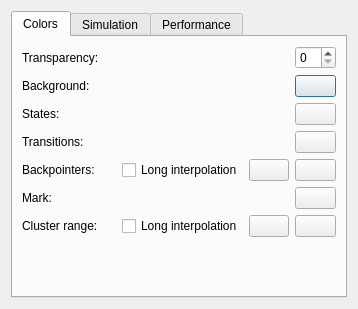
<?xml version="1.0" encoding="UTF-8"?>
<ui version="4.0">
 <class>SettingsDialog</class>
 <widget class="QDialog" name="SettingsDialog">
  <property name="geometry">
   <rect>
    <x>0</x>
    <y>0</y>
    <width>358</width>
    <height>309</height>
   </rect>
  </property>
  <property name="windowTitle">
   <string>Settings</string>
  </property>
  <layout class="QGridLayout" name="gridLayout_3">
   <item row="0" column="0">
    <widget class="QTabWidget" name="tabWidget">
     <property name="currentIndex">
      <number>0</number>
     </property>
     <widget class="QWidget" name="tab_2">
      <attribute name="title">
       <string>Colors</string>
      </attribute>
      <layout class="QGridLayout" name="gridLayout">
       <item row="0" column="0">
        <widget class="QLabel" name="label_10">
         <property name="text">
          <string>Transparency:</string>
         </property>
         <property name="buddy">
          <cstring>transparency</cstring>
         </property>
        </widget>
       </item>
       <item row="0" column="1">
        <spacer name="horizontalSpacer_16">
         <property name="orientation">
          <enum>Qt::Horizontal</enum>
         </property>
         <property name="sizeHint" stdset="0">
          <size>
           <width>40</width>
           <height>20</height>
          </size>
         </property>
        </spacer>
       </item>
       <item row="0" column="4">
        <widget class="QSpinBox" name="transparency"/>
       </item>
       <item row="1" column="0">
        <widget class="QLabel" name="label_11">
         <property name="text">
          <string>Background:</string>
         </property>
         <property name="buddy">
          <cstring>backgroundColor</cstring>
         </property>
        </widget>
       </item>
       <item row="1" column="1">
        <spacer name="horizontalSpacer_15">
         <property name="orientation">
          <enum>Qt::Horizontal</enum>
         </property>
         <property name="sizeHint" stdset="0">
          <size>
           <width>40</width>
           <height>20</height>
          </size>
         </property>
        </spacer>
       </item>
       <item row="1" column="4">
        <widget class="QPushButton" name="backgroundColor">
         <property name="text">
          <string/>
         </property>
        </widget>
       </item>
       <item row="2" column="0">
        <widget class="QLabel" name="label_12">
         <property name="text">
          <string>States:</string>
         </property>
         <property name="buddy">
          <cstring>stateColor</cstring>
         </property>
        </widget>
       </item>
       <item row="2" column="1">
        <spacer name="horizontalSpacer_14">
         <property name="orientation">
          <enum>Qt::Horizontal</enum>
         </property>
         <property name="sizeHint" stdset="0">
          <size>
           <width>40</width>
           <height>20</height>
          </size>
         </property>
        </spacer>
       </item>
       <item row="2" column="4">
        <widget class="QPushButton" name="stateColor">
         <property name="text">
          <string/>
         </property>
        </widget>
       </item>
       <item row="3" column="0">
        <widget class="QLabel" name="label_13">
         <property name="text">
          <string>Transitions:</string>
         </property>
         <property name="buddy">
          <cstring>transitionColor</cstring>
         </property>
        </widget>
       </item>
       <item row="3" column="1">
        <spacer name="horizontalSpacer_13">
         <property name="orientation">
          <enum>Qt::Horizontal</enum>
         </property>
         <property name="sizeHint" stdset="0">
          <size>
           <width>40</width>
           <height>20</height>
          </size>
         </property>
        </spacer>
       </item>
       <item row="3" column="4">
        <widget class="QPushButton" name="transitionColor">
         <property name="text">
          <string/>
         </property>
        </widget>
       </item>
       <item row="4" column="0">
        <widget class="QLabel" name="label_14">
         <property name="text">
          <string>Backpointers:</string>
         </property>
         <property name="buddy">
          <cstring>backpointerColorTo</cstring>
         </property>
        </widget>
       </item>
       <item row="4" column="1">
        <spacer name="horizontalSpacer_12">
         <property name="orientation">
          <enum>Qt::Horizontal</enum>
         </property>
         <property name="sizeHint" stdset="0">
          <size>
           <width>40</width>
           <height>20</height>
          </size>
         </property>
        </spacer>
       </item>
       <item row="4" column="2">
        <widget class="QCheckBox" name="longInterpolation_transition">
         <property name="text">
          <string>Long interpolation</string>
         </property>
        </widget>
       </item>
       <item row="4" column="3">
        <widget class="QPushButton" name="backpointerColorFrom">
         <property name="text">
          <string/>
         </property>
        </widget>
       </item>
       <item row="4" column="4">
        <widget class="QPushButton" name="backpointerColorTo">
         <property name="text">
          <string/>
         </property>
        </widget>
       </item>
       <item row="5" column="0">
        <widget class="QLabel" name="label_15">
         <property name="text">
          <string>Mark:</string>
         </property>
         <property name="buddy">
          <cstring>markColor</cstring>
         </property>
        </widget>
       </item>
       <item row="5" column="1">
        <spacer name="horizontalSpacer_11">
         <property name="orientation">
          <enum>Qt::Horizontal</enum>
         </property>
         <property name="sizeHint" stdset="0">
          <size>
           <width>40</width>
           <height>20</height>
          </size>
         </property>
        </spacer>
       </item>
       <item row="5" column="4">
        <widget class="QPushButton" name="markColor">
         <property name="text">
          <string/>
         </property>
        </widget>
       </item>
       <item row="6" column="0">
        <widget class="QLabel" name="label_16">
         <property name="text">
          <string>Cluster range:</string>
         </property>
        </widget>
       </item>
       <item row="6" column="1">
        <spacer name="horizontalSpacer_10">
         <property name="orientation">
          <enum>Qt::Horizontal</enum>
         </property>
         <property name="sizeHint" stdset="0">
          <size>
           <width>40</width>
           <height>20</height>
          </size>
         </property>
        </spacer>
       </item>
       <item row="6" column="2">
        <widget class="QCheckBox" name="longInterpolation">
         <property name="text">
          <string>Long interpolation</string>
         </property>
        </widget>
       </item>
       <item row="6" column="3">
        <widget class="QPushButton" name="clusterColorTop">
         <property name="text">
          <string/>
         </property>
        </widget>
       </item>
       <item row="6" column="4">
        <widget class="QPushButton" name="clusterColorBottom">
         <property name="text">
          <string/>
         </property>
        </widget>
       </item>
       <item row="7" column="0">
        <spacer name="verticalSpacer_3">
         <property name="orientation">
          <enum>Qt::Vertical</enum>
         </property>
         <property name="sizeHint" stdset="0">
          <size>
           <width>20</width>
           <height>41</height>
          </size>
         </property>
        </spacer>
       </item>
      </layout>
     </widget>
     <widget class="QWidget" name="tab_3">
      <attribute name="title">
       <string>Simulation</string>
      </attribute>
      <layout class="QHBoxLayout" name="horizontalLayout_4">
       <item>
        <layout class="QGridLayout" name="gridLayout_2">
         <item row="0" column="0">
          <widget class="QLabel" name="label_6">
           <property name="text">
            <string>Previous states/transitions:</string>
           </property>
           <property name="buddy">
            <cstring>simulationHistoryColor</cstring>
           </property>
          </widget>
         </item>
         <item row="0" column="1">
          <spacer name="horizontalSpacer">
           <property name="orientation">
            <enum>Qt::Horizontal</enum>
           </property>
           <property name="sizeHint" stdset="0">
            <size>
             <width>40</width>
             <height>20</height>
            </size>
           </property>
          </spacer>
         </item>
         <item row="0" column="2">
          <widget class="QPushButton" name="simulationHistoryColor">
           <property name="text">
            <string/>
           </property>
          </widget>
         </item>
         <item row="1" column="0">
          <widget class="QLabel" name="label_7">
           <property name="text">
            <string>Current state:</string>
           </property>
           <property name="buddy">
            <cstring>simulationCurrentStateColor</cstring>
           </property>
          </widget>
         </item>
         <item row="1" column="1">
          <spacer name="horizontalSpacer_2">
           <property name="orientation">
            <enum>Qt::Horizontal</enum>
           </property>
           <property name="sizeHint" stdset="0">
            <size>
             <width>40</width>
             <height>20</height>
            </size>
           </property>
          </spacer>
         </item>
         <item row="1" column="2">
          <widget class="QPushButton" name="simulationCurrentStateColor">
           <property name="text">
            <string/>
           </property>
          </widget>
         </item>
         <item row="2" column="0">
          <widget class="QLabel" name="label_8">
           <property name="text">
            <string>Selected state/transition:</string>
           </property>
           <property name="buddy">
            <cstring>simulationSelectedColor</cstring>
           </property>
          </widget>
         </item>
         <item row="2" column="1">
          <spacer name="horizontalSpacer_3">
           <property name="orientation">
            <enum>Qt::Horizontal</enum>
           </property>
           <property name="sizeHint" stdset="0">
            <size>
             <width>40</width>
             <height>20</height>
            </size>
           </property>
          </spacer>
         </item>
         <item row="2" column="2">
          <widget class="QPushButton" name="simulationSelectedColor">
           <property name="text">
            <string/>
           </property>
          </widget>
         </item>
         <item row="3" column="0">
          <widget class="QLabel" name="label_9">
           <property name="text">
            <string>Possible states/transitions:</string>
           </property>
           <property name="buddy">
            <cstring>simulationNextStateColor</cstring>
           </property>
          </widget>
         </item>
         <item row="3" column="1">
          <spacer name="horizontalSpacer_4">
           <property name="orientation">
            <enum>Qt::Horizontal</enum>
           </property>
           <property name="sizeHint" stdset="0">
            <size>
             <width>40</width>
             <height>20</height>
            </size>
           </property>
          </spacer>
         </item>
         <item row="3" column="2">
          <widget class="QPushButton" name="simulationNextStateColor">
           <property name="text">
            <string/>
           </property>
          </widget>
         </item>
         <item row="4" column="0">
          <spacer name="verticalSpacer">
           <property name="orientation">
            <enum>Qt::Vertical</enum>
           </property>
           <property name="sizeHint" stdset="0">
            <size>
             <width>20</width>
             <height>40</height>
            </size>
           </property>
          </spacer>
         </item>
        </layout>
       </item>
      </layout>
     </widget>
     <widget class="QWidget" name="tab_5">
      <attribute name="title">
       <string>Performance</string>
      </attribute>
      <layout class="QHBoxLayout" name="horizontalLayout_5">
       <item>
        <layout class="QGridLayout" name="gridLayout_5">
         <item row="0" column="0">
          <widget class="QLabel" name="label_21">
           <property name="text">
            <string>While zooming/panning/rotating:</string>
           </property>
          </widget>
         </item>
         <item row="1" column="0">
          <widget class="QCheckBox" name="navShowBackpointers">
           <property name="text">
            <string>Show backpointers</string>
           </property>
          </widget>
         </item>
         <item row="2" column="0">
          <widget class="QCheckBox" name="navShowStates">
           <property name="text">
            <string>Show states</string>
           </property>
          </widget>
         </item>
         <item row="3" column="0">
          <widget class="QCheckBox" name="navShowTransitions">
           <property name="text">
            <string>Show transitions</string>
           </property>
          </widget>
         </item>
         <item row="4" column="0">
          <widget class="QCheckBox" name="navSmoothShading">
           <property name="text">
            <string>Enable smooth shading</string>
           </property>
          </widget>
         </item>
         <item row="5" column="0">
          <widget class="QCheckBox" name="navLighting">
           <property name="text">
            <string>Enable lighting</string>
           </property>
          </widget>
         </item>
         <item row="6" column="0">
          <widget class="QCheckBox" name="navTransparency">
           <property name="text">
            <string>Render transparent objects correctly</string>
           </property>
          </widget>
         </item>
         <item row="7" column="0">
          <spacer name="verticalSpacer_5">
           <property name="orientation">
            <enum>Qt::Vertical</enum>
           </property>
           <property name="sizeHint" stdset="0">
            <size>
             <width>20</width>
             <height>40</height>
            </size>
           </property>
          </spacer>
         </item>
        </layout>
       </item>
      </layout>
     </widget>
    </widget>
   </item>
  </layout>
 </widget>
 <tabstops>
  <tabstop>tabWidget</tabstop>
  <tabstop>transparency</tabstop>
  <tabstop>backgroundColor</tabstop>
  <tabstop>stateColor</tabstop>
  <tabstop>transitionColor</tabstop>
  <tabstop>backpointerColorTo</tabstop>
  <tabstop>markColor</tabstop>
  <tabstop>longInterpolation</tabstop>
  <tabstop>clusterColorTop</tabstop>
  <tabstop>clusterColorBottom</tabstop>
  <tabstop>simulationHistoryColor</tabstop>
  <tabstop>simulationCurrentStateColor</tabstop>
  <tabstop>simulationSelectedColor</tabstop>
  <tabstop>simulationNextStateColor</tabstop>
 </tabstops>
 <resources/>
 <connections/>
</ui>
